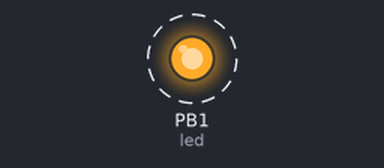
The program below on a simulated ATtiny85, built with avr-gcc and run on an emulated ATtiny85. Shown: output pins drawn as LEDs (lit = HIGH). Dashed ring = blinking.

Above: at 0.5 s.
Timing chart, 0 to 4.6 s (numbered marks = the images above):
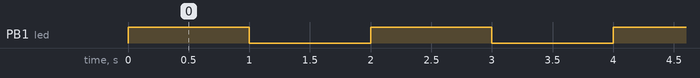

The program:

main.cpp
```cpp
#include <Arduino.h>
/*
ATTINY 13a:
1/pb5 = nothing
2/pb3/a3 = nothing
3/pb4/a2 = nothing
4/gnd = gnd
        led
5/pb0 = nothing
6/pb1 = 330 ohm reisistor > LED > gnd
7/pb2 = nothing
8/vcc = nothing
*/

//vars
const uint8_t led = 1; // led pin
const int bms = 1000; // blink ms

void setup() {
  pinMode(led,OUTPUT);
}

void loop() {
  digitalWrite(led,HIGH);
  delay(bms);
  digitalWrite(led,LOW);
  delay(bms);
}
```

Measured:
- by itself, PB1 (led): alternates HIGH for 1.0 s and LOW for 1.0 s
